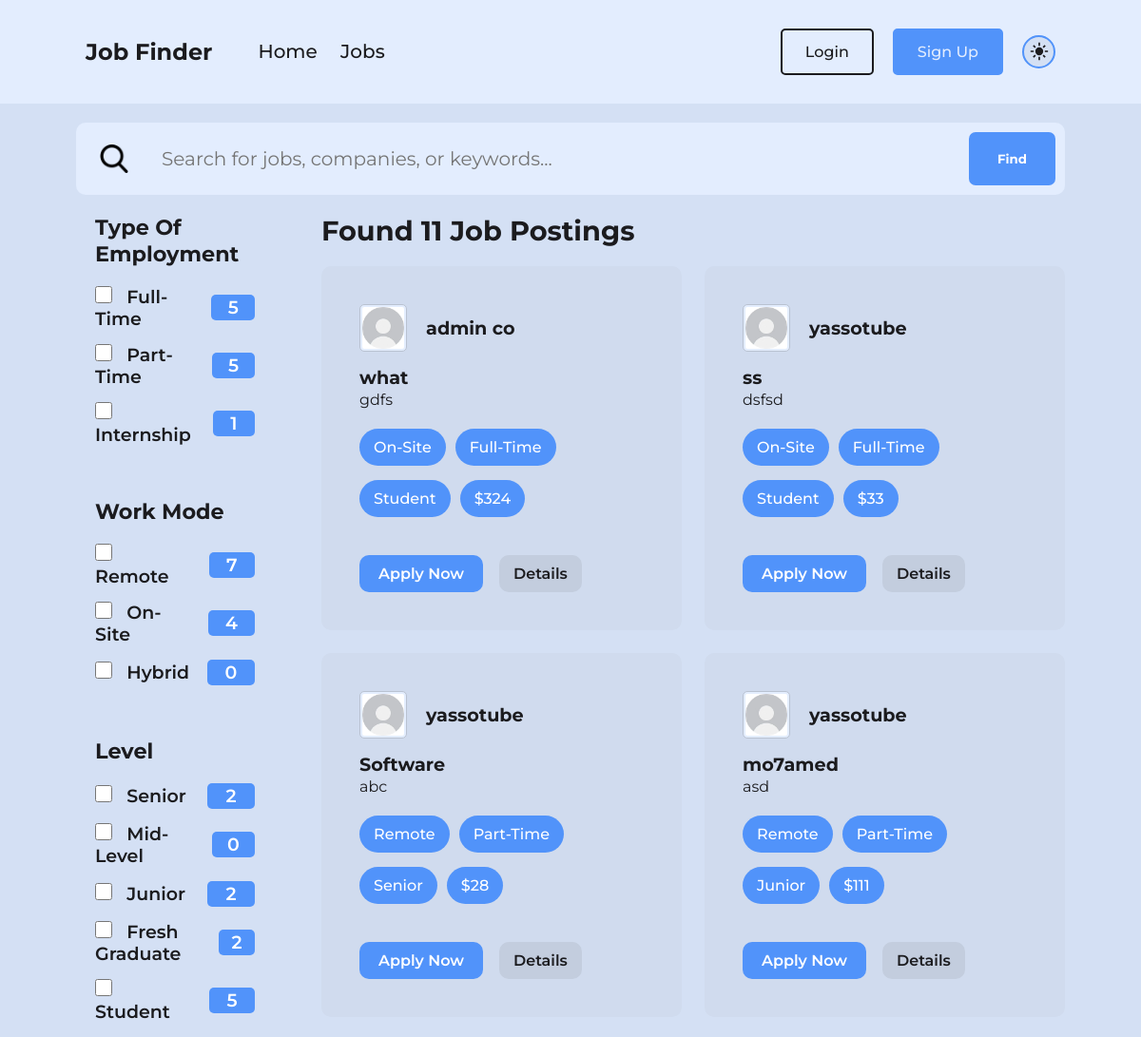
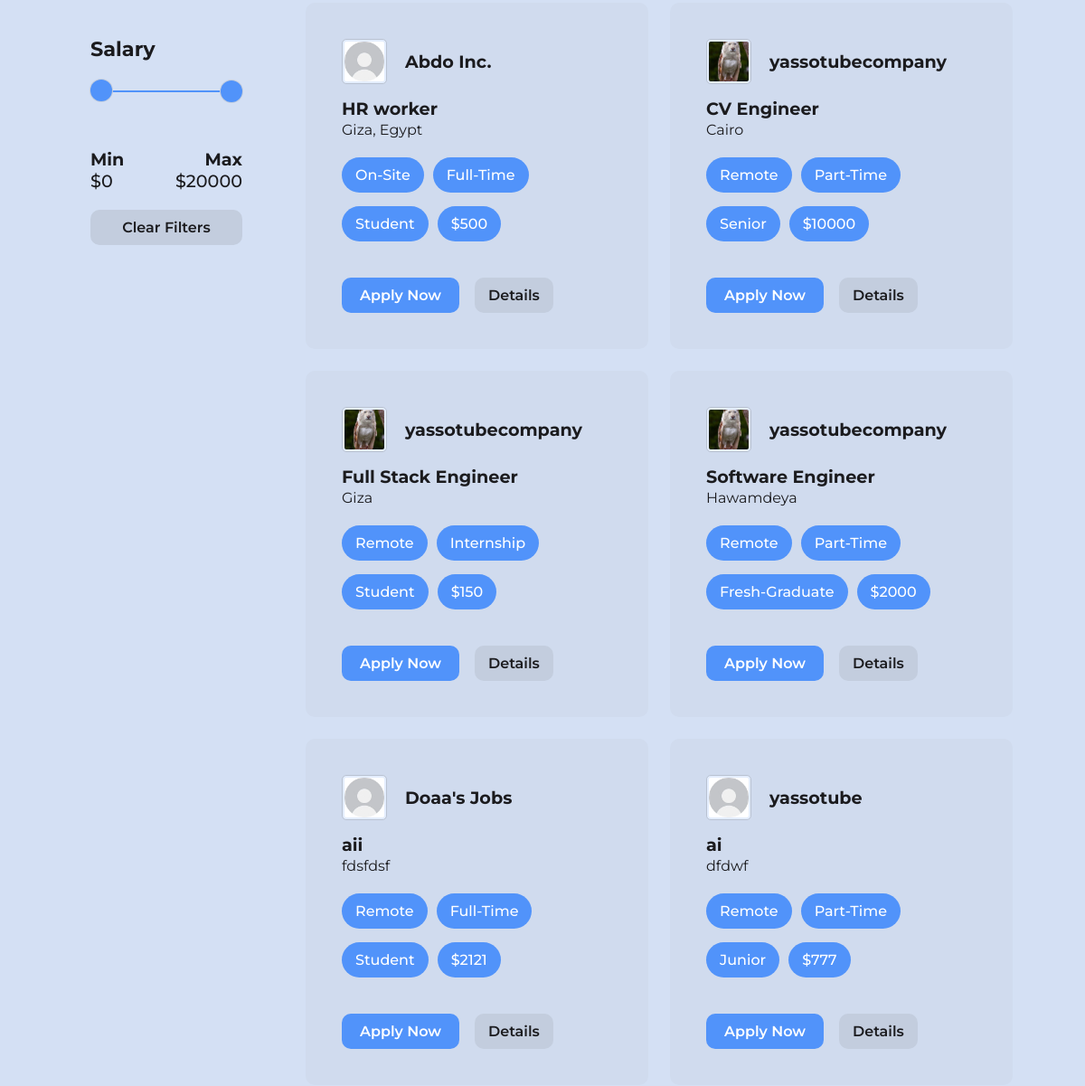
The app's page /jobs/ (upper part), older data (2 pictures, top to bottom).
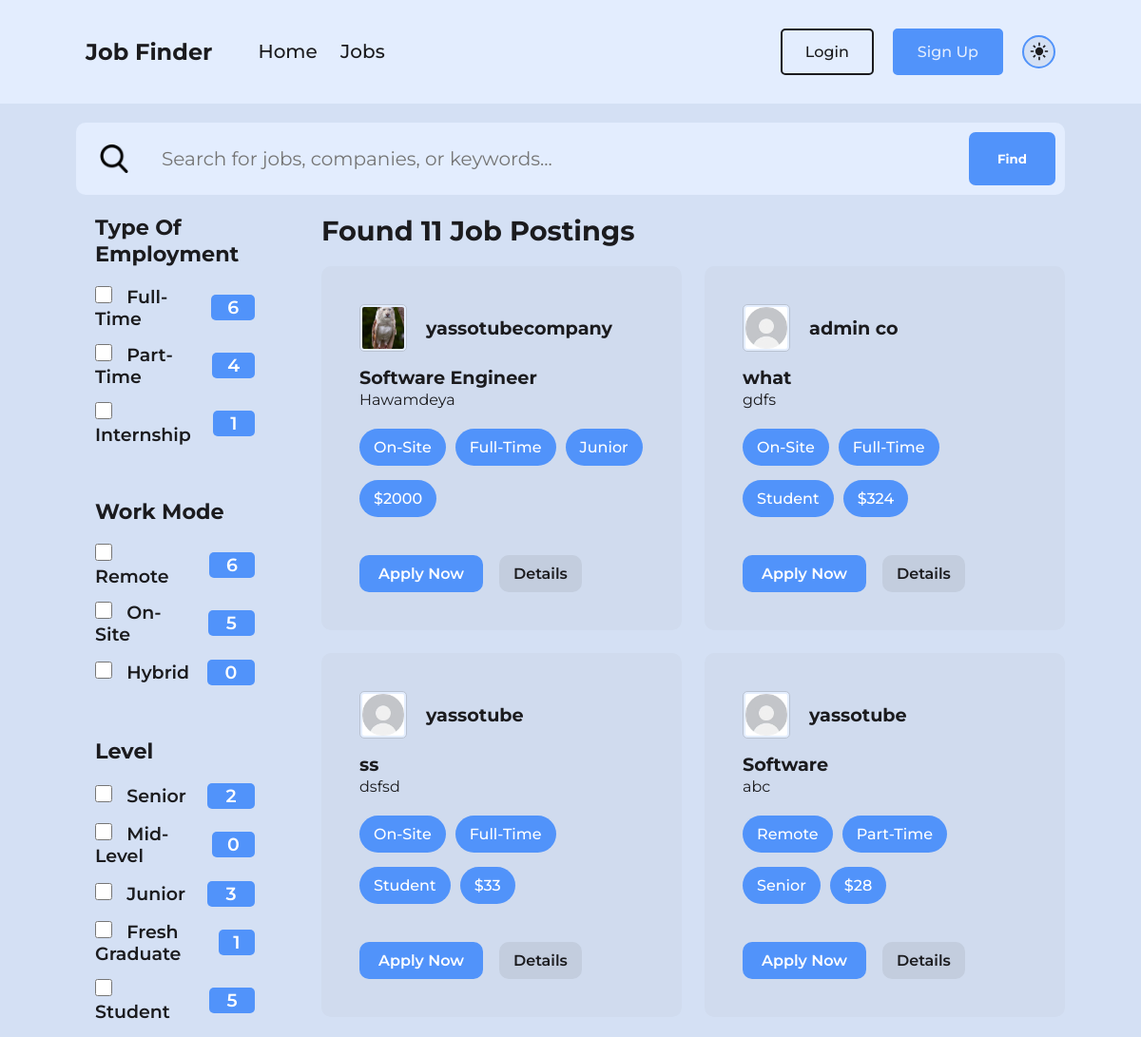
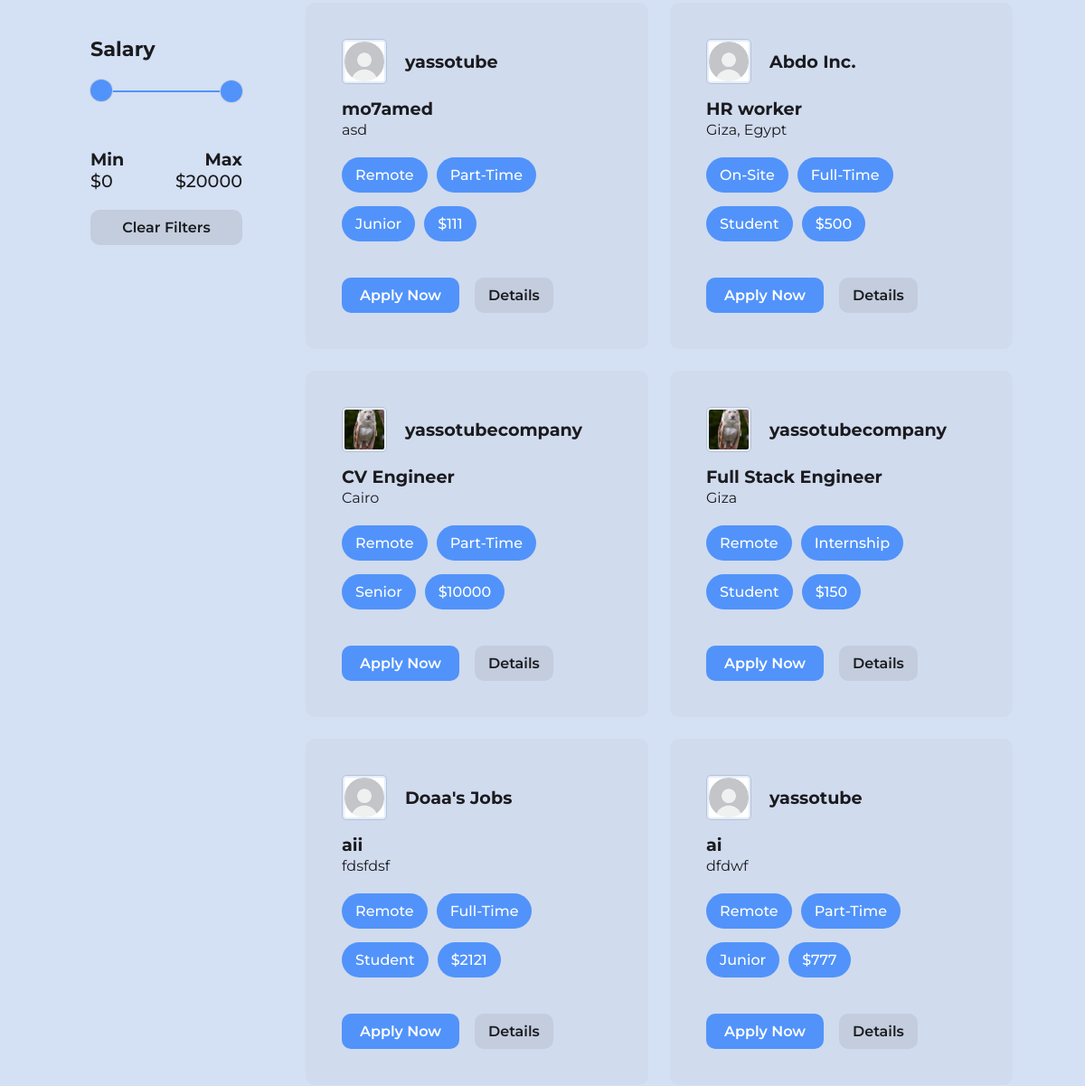
The same page, newer data (2 pictures, top to bottom).
### base/models.py (models this page shows, shortened)
class Job(models.Model):
    job_title = models.CharField(max_length=50)
    work_type = models.CharField(max_length=10, choices=WORK_MODE_CHOICES, blank=True)
    job_type = models.CharField(max_length=10, choices=JOB_TYPE_CHOICES, blank=True)
    exp_level = models.CharField(max_length=15, choices=EXP_LEVEL_CHOICES, blank=True)
    salary = models.IntegerField(blank=True, null=True)
    location = models.CharField(max_length=100, blank=True)
    published_date = models.DateTimeField(default=datetime.now)
    description = models.TextField(max_length=1000, blank=True)
    company = models.ForeignKey(AdminProfile, on_delete=models.CASCADE)
    skills_required = models.ManyToManyField('Skill', blank=True)
    class Meta:
        ordering = ['-published_date']

class AdminProfile(models.Model):
    user = models.OneToOneField(User, on_delete=models.CASCADE, limit_choices_to={'is_admin': True})
    company_name = models.CharField(max_length=100)

class User(AbstractUser):
    is_admin = models.BooleanField(default=False)
    profile_photo = models.ImageField(upload_to='photos/%y/%m/%d', blank=True, null=True)
    phone = models.CharField(max_length=15, blank=True)
    created_date = models.DateTimeField(default=datetime.now)

### base/views.py (the view, shortened to what this page needs)
# urls.py: path('jobs/', views.jobs, name='jobs'),
def jobs(request):
    search_query = request.GET.get('q', '').strip()
    show_applied = request.GET.get('show_applied') == 'true'
    min_salary = max(int(request.GET.get('min_salary', 0)), 0)
    max_salary = min(int(request.GET.get('max_salary', MAX_SALARY_RANGE)), MAX_SALARY_RANGE)
    selected_filters = {key: request.GET.getlist(key) for key in ['job_type', 'work_type', 'exp_level']}
    jobs = Job.objects.all()
    jobs = jobs.filter(salary__gte=min_salary, salary__lte=max_salary)
    if search_query:
        normalized_search = _normalize_search_term(search_query)
        jobs = jobs.filter(_build_search_query(normalized_search)).distinct()
    for key, values in selected_filters.items():
        if values:
            jobs = jobs.filter(**{f"{key}__in": values})
    for category in FILTER_CONFIG:
        field_name = category["category"]["id"]
        for f in category["filters"]:
            f["count"] = jobs.filter(**{field_name: f["id"]}).count()
            f["selected"] = f["id"] in selected_filters.get(field_name, [])
    context = {
        'jobs': jobs,
        'job_count': jobs.count(),
        'filters': FILTER_CONFIG,
        'min_salary': min_salary,
        'max_salary': max_salary,
        'min_salary_range': 0,
        'max_salary_range': MAX_SALARY_RANGE,
        'search_query': search_query,
        'show_applied': show_applied,
    }
    return render(request, 'jobs.html', context)

### templates/jobs.html (shortened to what this page needs)
{% extends 'layout.html' %}
{% load static %}
{% block styles %}
<link rel="stylesheet" href="{% static '/css/jobs.css' %}" />
<link rel="stylesheet" href="{% static '/css/job-card.css' %}" />
{% endblock %}
{% block content %}
<main class="container">
<body class="{% if user.is_authenticated %}user-authenticated{% endif %}">
    {% include 'search.html' %}
    <div class="jobs-container">
        <div class="filters" id="filters">
            {% for category_group in filters %}
                {% include 'filter-group.html' with category=category_group.category filters=category_group.filters %}
            {% endfor %}
            <div class="filter-category">
                <h2>Salary</h2>
                <div class="range-container">
                    <div class="sliders-control">
                        <input id="to-slider" type="range" value="{{ max_salary }}" min="{{ min_salary_range }}" max="{{ max_salary_range }}">
                    </div>
                </div>
                <div class="form-control">
                    <div class="control-container">
                        <div class="min-label">Min</div>
                        <a id="min-value">${{ min_salary }}</a>
                    </div>
                    <div class="control-container">
                        <div class="max-label">Max</div>
                        <a id="max-value">${{ max_salary }}</a>
                    </div>
                </div>
            </div>
            <div class="button-container">
                <a class="button clear-button" id="clear-filters">Clear Filters</a>
            </div>
        </div>
        <div class="job-postings">
            <h1>Found <a id="job-count">{{ job_count }}</a> Job Postings</h1>
            <div class="job-cards">
                {% for job in jobs %}
                    {% include 'job-card.html' with job=job user=user %}
                {% endfor %}
            </div>
        </div>
    </div>
</main>
{% endblock %}

### templates/job-card.html (shortened to what this page needs)
{% load static %}
<div id="{{job.id}}" class="job-card">
    <div class="company-info">
        <img src="{% if job.company.user.profile_photo and job.company.user.profile_photo.url %}
                    {{ job.company.user.profile_photo.url }}
                  {% else %}
                    {% static 'assets/temp-profile.webp' %}
                  {% endif %}"
        class="company-logo">
        <h4 class="company-name">{{ job.company.company_name }}</h4>
    </div>
    <div class="job-info">
        <h4 class="job-title">{{ job.job_title }}</h4>
        <a class="job-location">{{ job.location }}</a>
    </div>
    <ul class="tags">
        <li><a id="job-work-type" class="tag">{{ job.get_work_type_display }}</a></li>
        <li><a id="job-job-type" class="tag">{{ job.get_job_type_display }}</a></li>
        <li><a id="job-exp" class="tag">{{ job.get_exp_level_display }}</a></li>
        <li><a id="job-salary" class="tag">${{ job.salary }}</a></li>
    </ul>
    <div class="buttons">
        {% if user.is_admin %}
            <a id="edit{{job.id}}"  class="edit-button button">Edit</a>
            <a id="applicant{{job.id}}" class="applicants-button button">Applicants</a>
            <a id="delete{{job.id}}"  class="delete-button button">Delete</a>
        {% else %}
            {% if user.is_authenticated and job.has_applied %}
                <a class="applied-button button">Applied</a>
            {% else %}
                <a class="apply-button button" data-job-id="{{ job.id }}">Apply Now</a>
            {% endif %}
            <a class="details-button button" data-job-id="{{ job.id }}">Details</a>
        {% endif %}
    </div>
</div>

Row changes from the older to the newer data that the page shows:
removed Job: company.profile_photo (picture), company.company_name "yassotubecompany", job_title "Software Engineer", location "Hawamdeya", work_type "Remote", job_type "Part-Time", exp_level "Fresh-Graduate", salary "2000"
added Job: company.profile_photo (picture), company.company_name "yassotubecompany", job_title "Software Engineer", location "Hawamdeya", work_type "On-Site", job_type "Full-Time", exp_level "Junior", salary "2000"
Text that changed along with them:
list line gone: "☐ Full-Time 5 ☐ Part-Time 5"
new list line: "☐ Full-Time 6 ☐ Part-Time 4"
list line gone: "☐ Remote 7 ☐ On-Site 4"
new list line: "☐ Remote 6 ☐ On-Site 5"
list line gone: "☐ Junior 2 ☐ Fresh Graduate 2"
new list line: "☐ Junior 3 ☐ Fresh Graduate 1"
